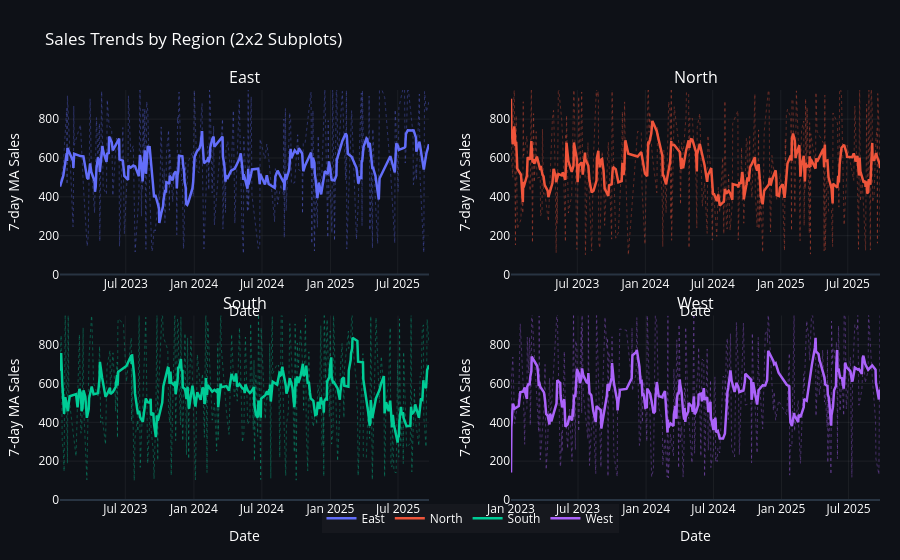

Write notebook code for a chart like this one.
### Code cell
# Make a 2x2 sub plot one for each region
response = agent.process_message("can we make a 2x2 sub plot one for each region? make sure to have 4 seperate plots")
fig = agent.get_figure()
fig.show()

### Figure 1 — Plotly figure (JSON) as saved in the notebook; plotly's stock layout.template omitted (floating-point values rounded to 4 significant figures; data arrays with more than 128 entries replaced by an {"elided": "..."} marker saying what was removed)
{"data": [{"hovertemplate": "Region: East<br>Date: %{x|%Y-%m-%d}<br>7-day MA Sales: %{y:,.2f}", "line": {"color": "#636EFA", "width": 2.5}, "mode": "lines", "name": "East", "showlegend": false, "type": "scatter", "x": {"elided": "221 str values"}, "xaxis": "x", "y": {"elided": "221 float values"}, "yaxis": "y"}, {"hoverinfo": "skip", "line": {"color": "#636EFA", "dash": "dot", "width": 1}, "mode": "lines", "name": "East (daily)", "opacity": 0.35, "showlegend": false, "type": "scatter", "x": {"elided": "221 str values"}, "xaxis": "x", "y": {"elided": "221 int values"}, "yaxis": "y"}, {"hovertemplate": "Region: North<br>Date: %{x|%Y-%m-%d}<br>7-day MA Sales: %{y:,.2f}", "line": {"color": "#EF553B", "width": 2.5}, "mode": "lines", "name": "North", "showlegend": false, "type": "scatter", "x": {"elided": "268 str values"}, "xaxis": "x2", "y": {"elided": "268 float values"}, "yaxis": "y2"}, {"hoverinfo": "skip", "line": {"color": "#EF553B", "dash": "dot", "width": 1}, "mode": "lines", "name": "North (daily)", "opacity": 0.35, "showlegend": false, "type": "scatter", "x": {"elided": "268 str values"}, "xaxis": "x2", "y": {"elided": "268 int values"}, "yaxis": "y2"}, {"hovertemplate": "Region: South<br>Date: %{x|%Y-%m-%d}<br>7-day MA Sales: %{y:,.2f}", "line": {"color": "#00CC96", "width": 2.5}, "mode": "lines", "name": "South", "showlegend": false, "type": "scatter", "x": {"elided": "254 str values"}, "xaxis": "x3", "y": {"elided": "254 float values"}, "yaxis": "y3"}, {"hoverinfo": "skip", "line": {"color": "#00CC96", "dash": "dot", "width": 1}, "mode": "lines", "name": "South (daily)", "opacity": 0.35, "showlegend": false, "type": "scatter", "x": {"elided": "254 str values"}, "xaxis": "x3", "y": {"elided": "254 int values"}, "yaxis": "y3"}, {"hovertemplate": "Region: West<br>Date: %{x|%Y-%m-%d}<br>7-day MA Sales: %{y:,.2f}", "line": {"color": "#AB63FA", "width": 2.5}, "mode": "lines", "name": "West", "showlegend": false, "type": "scatter", "x": {"elided": "257 str values"}, "xaxis": "x4", "y": {"elided": "257 float values"}, "yaxis": "y4"}, {"hoverinfo": "skip", "line": {"color": "#AB63FA", "dash": "dot", "width": 1}, "mode": "lines", "name": "West (daily)", "opacity": 0.35, "showlegend": false, "type": "scatter", "x": {"elided": "257 str values"}, "xaxis": "x4", "y": {"elided": "257 int values"}, "yaxis": "y4"}, {"line": {"color": "#636EFA", "width": 2.5}, "mode": "lines", "name": "East", "showlegend": true, "type": "scatter", "x": [null], "xaxis": "x", "y": [null], "yaxis": "y"}, {"line": {"color": "#EF553B", "width": 2.5}, "mode": "lines", "name": "North", "showlegend": true, "type": "scatter", "x": [null], "xaxis": "x", "y": [null], "yaxis": "y"}, {"line": {"color": "#00CC96", "width": 2.5}, "mode": "lines", "name": "South", "showlegend": true, "type": "scatter", "x": [null], "xaxis": "x", "y": [null], "yaxis": "y"}, {"line": {"color": "#AB63FA", "width": 2.5}, "mode": "lines", "name": "West", "showlegend": true, "type": "scatter", "x": [null], "xaxis": "x", "y": [null], "yaxis": "y"}], "layout": {"annotations": [{"font": {"size": 16}, "showarrow": false, "text": "East", "x": 0.225, "xanchor": "center", "xref": "paper", "y": 1, "yanchor": "bottom", "yref": "paper"}, {"font": {"size": 16}, "showarrow": false, "text": "North", "x": 0.775, "xanchor": "center", "xref": "paper", "y": 1, "yanchor": "bottom", "yref": "paper"}, {"font": {"size": 16}, "showarrow": false, "text": "South", "x": 0.225, "xanchor": "center", "xref": "paper", "y": 0.45, "yanchor": "bottom", "yref": "paper"}, {"font": {"size": 16}, "showarrow": false, "text": "West", "x": 0.775, "xanchor": "center", "xref": "paper", "y": 0.45, "yanchor": "bottom", "yref": "paper"}], "font": {"color": "white"}, "hovermode": "x unified", "legend": {"bgcolor": "rgba(255,255,255,0.03)", "orientation": "h", "x": 0.5, "xanchor": "center", "y": -0.08, "yanchor": "bottom"}, "margin": {"b": 60, "l": 60, "r": 20, "t": 90}, "paper_bgcolor": "#0e1117", "plot_bgcolor": "#0e1117", "title": {"text": "Sales Trends by Region (2x2 Subplots)"}, "xaxis": {"anchor": "y", "domain": [0, 0.45], "gridcolor": "rgba(255,255,255,0.06)", "showgrid": true, "title": {"text": "Date"}}, "xaxis2": {"anchor": "y2", "domain": [0.55, 1], "gridcolor": "rgba(255,255,255,0.06)", "showgrid": true, "title": {"text": "Date"}}, "xaxis3": {"anchor": "y3", "domain": [0, 0.45], "gridcolor": "rgba(255,255,255,0.06)", "showgrid": true, "title": {"text": "Date"}}, "xaxis4": {"anchor": "y4", "domain": [0.55, 1], "gridcolor": "rgba(255,255,255,0.06)", "showgrid": true, "title": {"text": "Date"}}, "yaxis": {"anchor": "x", "domain": [0.55, 1], "gridcolor": "rgba(255,255,255,0.06)", "range": [0, 950.2], "showgrid": true, "title": {"text": "7-day MA Sales"}}, "yaxis2": {"anchor": "x2", "domain": [0.55, 1], "gridcolor": "rgba(255,255,255,0.06)", "range": [0, 950.2], "showgrid": true, "title": {"text": "7-day MA Sales"}}, "yaxis3": {"anchor": "x3", "domain": [0, 0.45], "gridcolor": "rgba(255,255,255,0.06)", "range": [0, 950.2], "showgrid": true, "title": {"text": "7-day MA Sales"}}, "yaxis4": {"anchor": "x4", "domain": [0, 0.45], "gridcolor": "rgba(255,255,255,0.06)", "range": [0, 950.2], "showgrid": true, "title": {"text": "7-day MA Sales"}}}}
